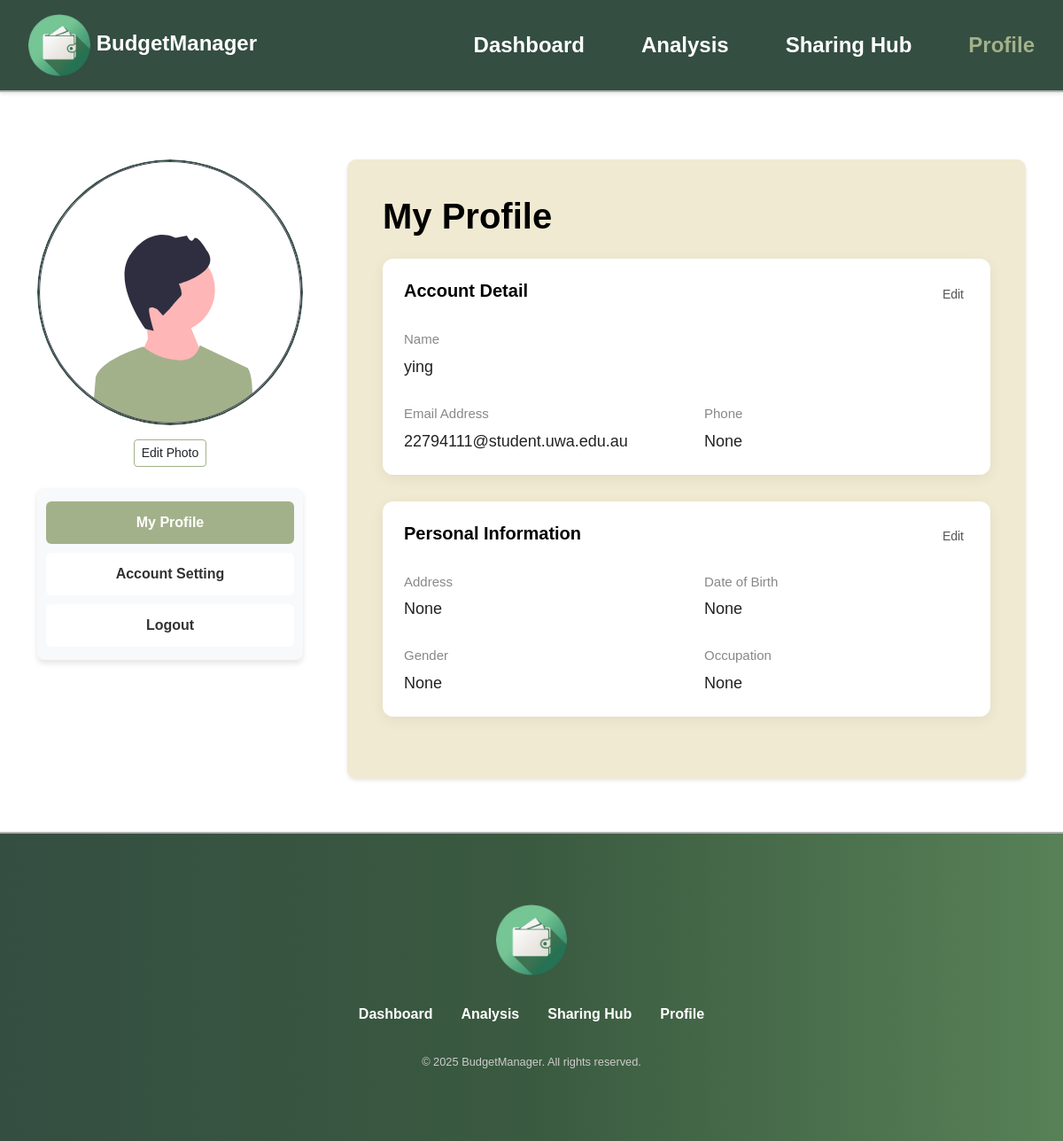
Screenshot of /profile (signed in) with the database file from the repository.
### models/userProfile.py (models this page shows, shortened)
class Profile(db.Model):
    __tablename__ = 'user_profile'
    user_id = db.Column(db.Integer, db.ForeignKey('users.id'), primary_key=True, nullable=False)
    email = db.Column(db.String(100), nullable=False)
    name = db.Column(db.String(50), nullable=False)
    phone = db.Column(db.String(20))
    address = db.Column(db.String(200))
    dob = db.Column(db.String(10))
    gender = db.Column(db.String(10))
    occupation = db.Column(db.String(50))
    photo = db.Column(db.String(200), default='media/images/user-review1.svg')

### models/user.py (models this page shows, shortened)
class User(db.Model):
    __tablename__ = 'users'
    id = db.Column(db.Integer, primary_key=True)
    name = db.Column(db.String(100), nullable=False)
    email = db.Column(db.String(100), unique=True, nullable=False)
    password_hash = db.Column(db.String(256), nullable=False)
    created_at = db.Column(db.DateTime, default=datetime.utcnow)

### app.py (the view)
@app.route('/profile')
@login_required_custom
def profile():
    user_id = session.get('user_id')
    if not user_id:
        return redirect(url_for('login'))
    user = User.query.get(user_id)
    profile = Profile.query.filter_by(user_id=user_id).first()
    return render_template('profile.html', user=user, profile=profile)

### app.py (called while the page is built)
def login_required_custom(f):
    @wraps(f)
    def decorated_function(*args, **kwargs):
        if 'user_id' not in session:
            flash('please login first', 'warning')
            return redirect(url_for('login'))
        return f(*args, **kwargs)
    return decorated_function

### templates/profile.html (shortened to what this page needs)
{% extends "layout_user.html" %}
{% block styles %}
<link href="https://cdn.jsdelivr.net/npm/bootstrap@5.3.5/dist/css/bootstrap.min.css" rel="stylesheet">
<link rel="stylesheet" href="{{ url_for('static', filename='css/profile.css') }}">
{% endblock %}
{% block content %}
<section class="container profile-section">
    <div class="profile-container">
        <div class="profile-sidebar">
            <div class="profile-image-container">
                <img id="profile-img" src="{{ url_for('static', filename=profile.photo) }}" class="img-fluid rounded-circle w-100 mb-2 profile-image" alt="Profile image" onerror='this.onerror=null;this.src="{{ url_for("static", filename="media/images/user-review1.svg") }}";'>
            </div>
            <button type="button" class="btn btn-outline-dark btn-sm mt-3 mb-2" data-bs-toggle="modal" data-bs-target="#photoModal">
                Edit Photo
            </button>
            <div class="nav nav-pills flex-column mt-3 tab-bar" id="sidebar-tabs" role="tablist">
                <a class="nav-link nav-link-item active" id="profile-tab" data-bs-toggle="tab" href="#profile" role="tab" aria-controls="profile" aria-selected="true">My Profile</a>
                <a class="nav-link nav-link-item" id="account-setting-tab" data-bs-toggle="tab" href="#account-setting" role="tab" aria-controls="account-setting" aria-selected="false">Account Setting</a>
                <a class="nav-link nav-link-item" data-bs-toggle="modal" href="#logoutModal" role="tab">Logout</a>
            </div>
        </div>
        <div class="profile-content">
            <div class="profile-details">
                <div class="tab-content">
                    <div class="tab-pane fade show active" id="profile" role="tabpanel" aria-labelledby="profile-tab">
                        <h1 class="mb-4 fw-bold">My Profile</h1>
                        <div class="profile-card">
                            <div class="profile-card-header">
                                <h5 class="fw-bold">Account Detail</h5>
                                <button class="edit-btn" onclick="toggleEdit('account-detail')">Edit</button>
                            </div>
                            <form method="POST" action="{{ url_for('update_prof') }}">
                                <div id="account-detail-display" class="profile-card-content">
                                    <div class="profile-row">
                                        <div class="profile-item">
                                            <label>Name</label>
                                            <p>{{ user.name }}</p>
                                        </div>
                                    </div>
                                    <div class="profile-row">
                                        <div class="profile-item">
                                            <label>Email Address</label>
                                            <p>{{ user.email }}</p>
                                        </div>
                                        <div class="profile-item">
                                            <label>Phone</label>
                                            <p>{{ profile.phone }}</p>
                                        </div>
                                    </div>
                                </div>
                            </form>
                        </div>
                        <div class="profile-card">
                            <div class="profile-card-header">
                                <h5 class="fw-bold">Personal Information</h5>
                                <button class="edit-btn" onclick="toggleEdit('personal-info')">Edit</button>
                            </div>
                            <form method="POST" action="{{ url_for('update_prof') }}">
                                <div id="personal-info-display" class="profile-card-content">
                                    <div class="profile-row">
                                        <div class="profile-item">
                                            <label>Address</label>
                                            <p>{{ profile.address }}</p>
                                        </div>
                                        <div class="profile-item">
                                            <label>Date of Birth</label>
                                            <p>{{ profile.dob }}</p>
                                        </div>
                                    </div>
                                    <div class="profile-row">
                                        <div class="profile-item">
                                            <label>Gender</label>
                                            <p>{{ profile.gender }}</p>
                                        </div>
                                        <div class="profile-item">
                                            <label>Occupation</label>
                                            <p>{{ profile.occupation }}</p>
                                        </div>
                                    </div>
                                </div>
                            </form>
                        </div>
                    </div>
                </div>
            </div>
    </section>
{% endblock %}

### static/css/profile.css (style rules this page uses)
body, h1, ul, li, a { margin: 0; padding: 0; list-style: none; text-decoration: none; color: inherit; }
body { font-family: 'Arial', sans-serif; background-color: #ffffff; color: #000; display: flex; flex-direction: column; }
body, html { scroll-behavior: smooth; height: 100%; }
.profile-section { padding-top: 180px; flex-grow: 1; display: flex; padding-bottom: 60px; }
.profile-container { flex: 1; display: flex; gap: 50px; align-items: flex-start; }
.profile-content { flex: 1; display: flex; flex-direction: column; justify-content: space-between; gap: 20px; border-radius: 10px; background-color: #f0ead2; box-shadow: 0 2px 4px rgba(0, 0, 0, 0.1); padding: 40px; }
.profile-sidebar { flex: 0 0 300px; text-align: center; }
.profile-details { flex: 1; font-size: 1.2rem; }
.profile-image-container { width: 300px; height: 300px; overflow: hidden; border-radius: 50%; margin: 0 auto; }
.profile-image { width: 100%; height: 100%; object-fit: cover; border-radius: 50%; display: block; border: 2px solid #344e41; }
.tab-bar { background-color: #f8f9fa; border-radius: 8px; box-shadow: 0 4px 6px rgba(0, 0, 0, 0.1); padding: 10px; }
.tab-bar .nav-link-item { margin: 5px 0; padding: 12px 20px; color: #333; background-color: #fff; border-radius: 6px; text-align: center; transition: all 0.3s ease; font-weight: bold; }
.tab-bar .nav-link-item.active { background-color: #a3b18a; color: #fff; }
.profile-card { background: white; border-radius: 12px; padding: 24px; margin-bottom: 30px; box-shadow: 0 4px 16px rgba(0, 0, 0, 0.06); flex-grow: 1; }
.profile-card-header { display: flex; justify-content: space-between; align-items: center; margin-bottom: 20px; }
.edit-btn { background: transparent; border: none; color: #555; font-size: 14px; cursor: pointer; }
.profile-card-content { display: flex; flex-direction: column; gap: 24px; }
.profile-row { display: flex; gap: 40px; flex-wrap: nowrap; justify-content: space-between; }
.profile-item { flex: 1; min-width: 200px; }
.profile-item label { font-size: 15px; color: #888; font-weight: 500; }
.profile-item p { font-size: 18px; margin: 4px 0 0 0; color: #222; }
.btn-outline-dark { border-color: #a3b18a; }

### rows the page displays
Profile: photo (picture), phone "None", address "None", dob "None", gender "None", occupation "None"
User: name "ying", email "22794111@student.uwa.edu.au"
